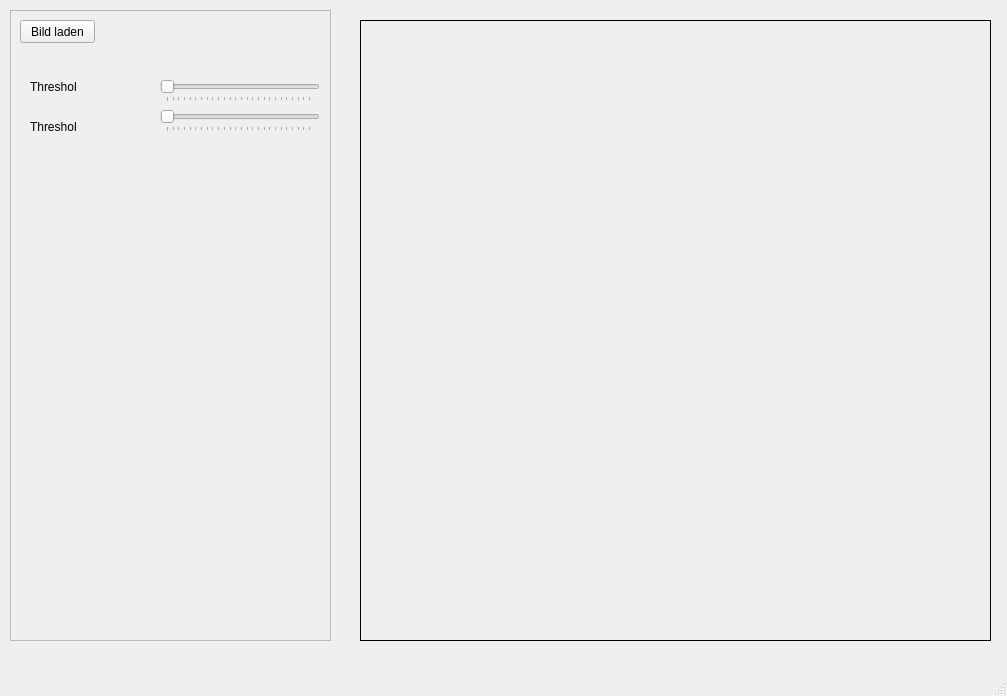
<?xml version="1.0" encoding="UTF-8"?>
<ui version="4.0">
 <class>MainWindow</class>
 <widget class="QMainWindow" name="MainWindow">
  <property name="geometry">
   <rect>
    <x>0</x>
    <y>0</y>
    <width>1007</width>
    <height>696</height>
   </rect>
  </property>
  <property name="windowTitle">
   <string>Render Image</string>
  </property>
  <widget class="QWidget" name="centralwidget">
   <widget class="QLabel" name="lblView">
    <property name="geometry">
     <rect>
      <x>360</x>
      <y>20</y>
      <width>631</width>
      <height>621</height>
     </rect>
    </property>
    <property name="sizePolicy">
     <sizepolicy hsizetype="MinimumExpanding" vsizetype="MinimumExpanding">
      <horstretch>0</horstretch>
      <verstretch>0</verstretch>
     </sizepolicy>
    </property>
    <property name="frameShape">
     <enum>QFrame::Box</enum>
    </property>
    <property name="text">
     <string/>
    </property>
    <property name="scaledContents">
     <bool>false</bool>
    </property>
    <property name="alignment">
     <set>Qt::AlignCenter</set>
    </property>
    <property name="margin">
     <number>0</number>
    </property>
   </widget>
   <widget class="QFrame" name="frame">
    <property name="geometry">
     <rect>
      <x>10</x>
      <y>10</y>
      <width>321</width>
      <height>631</height>
     </rect>
    </property>
    <property name="frameShape">
     <enum>QFrame::StyledPanel</enum>
    </property>
    <property name="frameShadow">
     <enum>QFrame::Sunken</enum>
    </property>
    <property name="lineWidth">
     <number>2</number>
    </property>
    <property name="midLineWidth">
     <number>0</number>
    </property>
    <widget class="QSlider" name="horizontalSlider">
     <property name="geometry">
      <rect>
       <x>150</x>
       <y>70</y>
       <width>160</width>
       <height>22</height>
      </rect>
     </property>
     <property name="maximum">
      <number>255</number>
     </property>
     <property name="sliderPosition">
      <number>0</number>
     </property>
     <property name="orientation">
      <enum>Qt::Horizontal</enum>
     </property>
     <property name="invertedAppearance">
      <bool>false</bool>
     </property>
     <property name="invertedControls">
      <bool>false</bool>
     </property>
     <property name="tickPosition">
      <enum>QSlider::TicksBelow</enum>
     </property>
     <property name="tickInterval">
      <number>10</number>
     </property>
    </widget>
    <widget class="QPushButton" name="pushButton">
     <property name="geometry">
      <rect>
       <x>10</x>
       <y>10</y>
       <width>75</width>
       <height>23</height>
      </rect>
     </property>
     <property name="text">
      <string>Bild laden</string>
     </property>
    </widget>
    <widget class="QLabel" name="label">
     <property name="geometry">
      <rect>
       <x>20</x>
       <y>70</y>
       <width>47</width>
       <height>13</height>
      </rect>
     </property>
     <property name="text">
      <string>Threshold</string>
     </property>
    </widget>
    <widget class="QLabel" name="label_2">
     <property name="geometry">
      <rect>
       <x>20</x>
       <y>110</y>
       <width>47</width>
       <height>13</height>
      </rect>
     </property>
     <property name="text">
      <string>Threshold</string>
     </property>
    </widget>
    <widget class="QSlider" name="horizontalSlider_2">
     <property name="geometry">
      <rect>
       <x>150</x>
       <y>100</y>
       <width>160</width>
       <height>22</height>
      </rect>
     </property>
     <property name="maximum">
      <number>255</number>
     </property>
     <property name="orientation">
      <enum>Qt::Horizontal</enum>
     </property>
     <property name="tickPosition">
      <enum>QSlider::TicksBelow</enum>
     </property>
     <property name="tickInterval">
      <number>10</number>
     </property>
    </widget>
   </widget>
  </widget>
  <widget class="QMenuBar" name="menubar">
   <property name="enabled">
    <bool>false</bool>
   </property>
   <property name="geometry">
    <rect>
     <x>0</x>
     <y>0</y>
     <width>1007</width>
     <height>21</height>
    </rect>
   </property>
  </widget>
  <widget class="QStatusBar" name="statusbar">
   <property name="enabled">
    <bool>false</bool>
   </property>
  </widget>
 </widget>
 <resources/>
 <connections/>
</ui>
